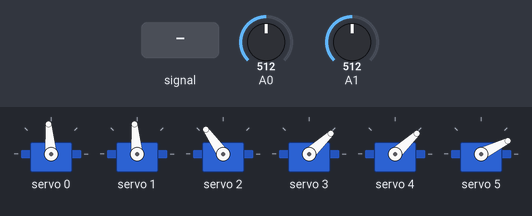
The sketch below on a simulated Arduino Uno, built with avr-gcc and run on an emulated ATmega328P. Parts: 6 × servo. Inputs (shaded band) come from the test bench; at power-on: A0 = 512, A1 = 512. Random numbers use the default seed unless the sketch sets one.

Above: at 3.8 s.
3.9 s: A0 fed a 200 Hz sine of ±81 counts around its level
At 6.87 s:
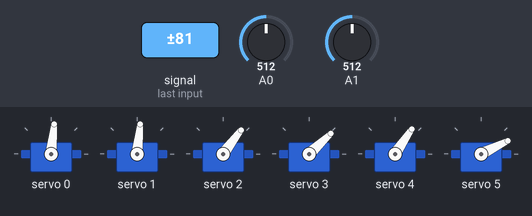
6.9 s: A0 set to 610
At 8.8 s:
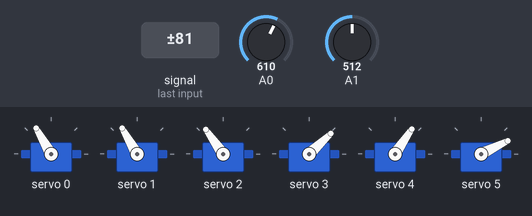
9.9 s: A1 set to 610
At 10.06 s:
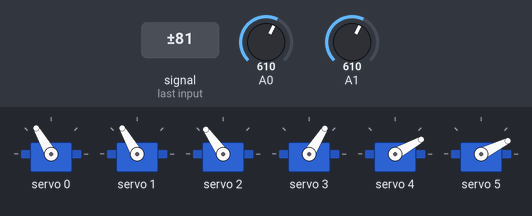
12.9 s: A0 set to 590
At 13.73 s:
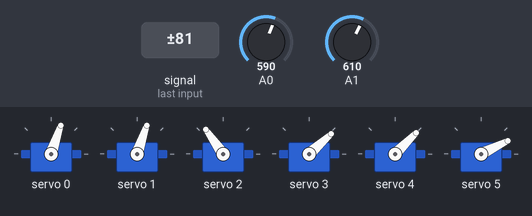
15.9 s: A1 set to 511
18.9 s: A0 set to 612
21.9 s: A0 set to 634
Timing chart, 0 to 29.6 s (numbered marks = the images above; inputs shaded):
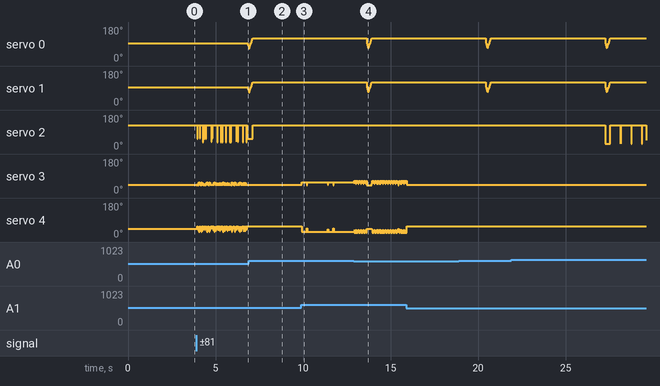

Measured:
- after the input at 9.9 s, servo 3: 43° → 58° at once; servo 4: 56° → 29° at once

The sketch:

OkiandPlockBox.ino
```cpp
#include <Wire.h>
#include <Adafruit_PWMServoDriver.h>
#include <Servo.h>
#include <RCSwitch.h>

RCSwitch mySwitch = RCSwitch();

#define SERVOMIN  150
#define SERVOMAX  600

int strobe = 4; // strobe pins on digital 4
int res = 5; // reset pins on digital 5
int left[7]; // store band values in these arrays
int right[7];

const int numReadings = 7;
int leftReadings[numReadings];
int rightReadings[numReadings];
int readIndex = 0;
int l_total = 0;
int r_total = 0;
int l_average = 0;
int r_average = 0;


int band;
int val;

int eyemin = map(120, 0, 180, SERVOMIN, SERVOMAX);
int eyemax = map(60, 0, 180, SERVOMIN, SERVOMAX);
int eyenatural = map(90, 0, 180, SERVOMIN, SERVOMAX);

int mouthmin = map(90, 0, 180, SERVOMIN, SERVOMAX);
int mouthmax = map(20, 0, 180, SERVOMIN, SERVOMAX);
int mouthnatural = map(60, 0, 180, SERVOMIN, SERVOMAX);

int tachemin = map(50, 0, 180, SERVOMIN, SERVOMAX);
int tachemax = map(25, 0, 180, SERVOMIN, SERVOMAX);
int tachenatural = map(37, 0, 180, SERVOMIN, SERVOMAX);

int boxopen = map(90, 0, 180, SERVOMIN, SERVOMAX);
int boxclosed = map(20, 0, 180, SERVOMIN, SERVOMAX);

uint8_t leftEye = 0;
uint8_t rightEye = 1;
uint8_t okiMouth = 2;
uint8_t plockLeftTache = 3;
uint8_t plockRightTache = 4;
uint8_t plockBox = 5;

unsigned long lastPos = eyemax;
String state;
int pos = eyemax;

unsigned long lastUpdate;
unsigned long moveUpdate;
unsigned long updateInterval = 2000;

Adafruit_PWMServoDriver pwm = Adafruit_PWMServoDriver();

void readMSGEQ7() {
 digitalWrite(res, HIGH);
 digitalWrite(res, LOW);
 for(band=0; band <7; band++) {
   digitalWrite(strobe,LOW); // strobe pin on the shield - kicks the IC up to the next band
   delayMicroseconds(10); //
   left[band] = analogRead(0); // store left band reading
   right[band] = analogRead(1); // ... and the right
   digitalWrite(strobe,HIGH);
 }
}

class Mouth
{
  int mouth_interval;

 public:
  Mouth(int interval)
  {
    mouth_interval = 1000;
  }

  void Update() {
    unsigned long lUpdate;
    unsigned long uInterval = 3000;

    if((millis() - lUpdate) > uInterval)  // time to update
    {
      lUpdate = millis();
      readMSGEQ7();
      String l;
      String r;
      l_total = l_total-leftReadings[readIndex];
      r_total = r_total-rightReadings[readIndex];

      int le = 0;
      int i = 0;
      for (i = 0; i < readIndex; i++) {
         le += leftReadings[i];
        }

      int ri = 0;
      int x = 0;
      for (x = 0; x < readIndex; x++) {
         ri += rightReadings[x];
        }

     bool left_state = false;
     bool right_state = true;

      for (band = 0; band < 7; band++) {
         if (left[band] > right[band] && left[band] > 150) {
            left_state = true;
            right_state = false;
            l = left[band];
            int val = map(l.toInt(), 150, 1200, 0, 180);
            int lservopos = map(val, 0, 180, SERVOMIN, SERVOMAX);
            leftReadings[readIndex] = lservopos;

            readIndex = readIndex+1;

            if (readIndex >= numReadings) {
              readIndex = 0;
              }

          } else if (right[band] > left[band] && right[band] > 120) {
            left_state = false;
            right_state = true;
            r = right[band];
            int rval = map(r.toInt(), 150, 800, 0, 180);
            int rservopos = map(rval, 0, 60, SERVOMIN, SERVOMAX);
            rightReadings[readIndex] = rservopos;

            readIndex = readIndex+1;

            if (readIndex >= numReadings) {
              readIndex = 0;
              }
          }
      }

      readIndex = readIndex+1;

      if (readIndex >= numReadings) {
        readIndex = 0;
        }

      l_average = le/numReadings;
      r_average = ri/numReadings;

      if (left_state && l_average > 200) {
        int new_val = map(l_average, 100, 500, mouthmin - 10, mouthmax);
        pwm.setPWM(okiMouth, 0, l_average);
        pwm.setPWM(plockLeftTache, 0, tachenatural);
        pwm.setPWM(plockRightTache, 0, tachemin);
      } else if (right_state && r_average > 250) {
        int smaller = map(r_average, 0, 700, tachemin, tachemax);
        int smaller2 = map(700-r_average, 0, 700, tachemin, tachemax);
        pwm.setPWM(plockLeftTache, 0, smaller2);
        pwm.setPWM(plockRightTache, 0, smaller);
        pwm.setPWM(okiMouth, 0, eyemin);
      } else {
        pwm.setPWM(okiMouth, 0, eyemin);
      }
    }
  }
};


//class Box
//{
//  int boxInterval;
//  String state;
//
// public:
//  Box(int boxInterval)
//  {
//    boxInterval = 1000;
//  }
//
//  void Open() {
//    for (uint16_t pulselen = boxclosed; pulselen < boxopen; pulselen++) {
//        pwm.setPWM(plockBox, 0, pulselen);
//    }
//
//  }
//
//  void Close() {
//    for (uint16_t pulselen = boxopen; pulselen > boxclosed; pulselen--) {
//        pwm.setPWM(plockBox, 0, pulselen);
//    }
//  }
//
//  void Update() {
//
//    if (mySwitch.available()) {
//      Serial.println("Switch Available");
//      int value = mySwitch.getReceivedValue();
//      if (value == -2621) {
//        Serial.println(F("I am opening the box"));
//        Open();
//      }
//
//      if (value == -2612) {
//        Serial.println(F("I am closing the box"));
//        Close();
//
//      }
//      mySwitch.resetAvailable();
//      }
//
//  }
//};

class Sweeper
{
  int increment;
  int updateInterval2;

public:
  Sweeper(int interval)
  {
    updateInterval2 = interval;
    increment = 1;
  }

  void Up() {
    unsigned long myUpdate;
    unsigned long moveUpdate = 3000;
    if((millis() - myUpdate) > moveUpdate) {
      myUpdate = millis();
      // eyemax + 10 widens the range on the eye
      for (uint16_t pulselen = eyenatural; pulselen > eyemax + 10; pulselen--) {
        pwm.setPWM(leftEye, 0, pulselen);
        pwm.setPWM(rightEye, 0, pulselen);
      }
    }
  }

  void Down() {
    unsigned long myUpdate;
    unsigned long moveUpdate = 3000;
    if((millis() - myUpdate) > moveUpdate) {
      myUpdate = millis();
      // Eyemin - 10 fixes the shake
      for (uint16_t pulselen = eyemax; pulselen < eyemin - 10; pulselen++) {
        pwm.setPWM(leftEye, 0, pulselen);
        pwm.setPWM(rightEye, 0, pulselen);
      }
    }
  }

  void Return() {
    unsigned long myUpdate;
    unsigned long moveUpdate = 3000;
    if((millis() - myUpdate) > moveUpdate) {
      myUpdate = millis();
      for (uint16_t pulselen = eyemin; pulselen < eyenatural; pulselen++) {
        pwm.setPWM(leftEye, 0, pulselen);
        pwm.setPWM(rightEye, 0, pulselen);
      }
    }
  }

  void Update()
  {
    if((millis() - lastUpdate) > updateInterval2)  // time to update
    {
      lastUpdate = millis();
      Up();
      Down();
      Return();
    }
  }
};

Sweeper oki_eyes(random(2000, 8000));
Mouth oki_mouth(1000);
//Box plock_box(1000);

void setup()
{
  Serial.begin(9600);
  mySwitch.enableReceive(0);
  pwm.begin();
  pwm.setPWMFreq(60);
  pinMode(res, OUTPUT); // reset
  pinMode(strobe, OUTPUT); // strobe
  digitalWrite(res,LOW); // reset low
  digitalWrite(strobe,HIGH); //pin 5 is RESET on the shield
  yield();

  pwm.setPWM(leftEye, 0, eyenatural);
  pwm.setPWM(rightEye, 0, eyenatural);
  pwm.setPWM(okiMouth, 0, eyemin);
  pwm.setPWM(plockLeftTache, 0, tachenatural);
  pwm.setPWM(plockRightTache, 0, tachenatural);
  pwm.setPWM(plockBox, 0, boxclosed);

  for (int thisReading = 0; thisReading < numReadings; thisReading++){
    leftReadings[thisReading] = 0;
    rightReadings[thisReading] = 0;
  }
}


void loop()
{
     oki_eyes.Update();
     oki_mouth.Update();
//     plock_box.Update();

}
```
